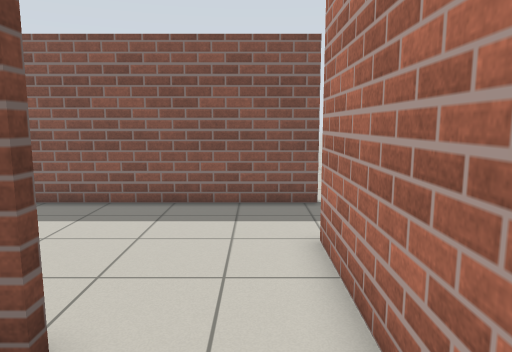
[1] (above)

18 first-person views from a walk through a Gazebo world. The camera is 1.2 m above the floor, tilts 8° down and sees 70° across. The floor is counted in squares, 0.5 m on a side. Each view is taken from the middle of a square. On the plan, view 1 faces up. The plan holds only what a view shows up to about 20 squares ahead; the rest is blank.

[2]
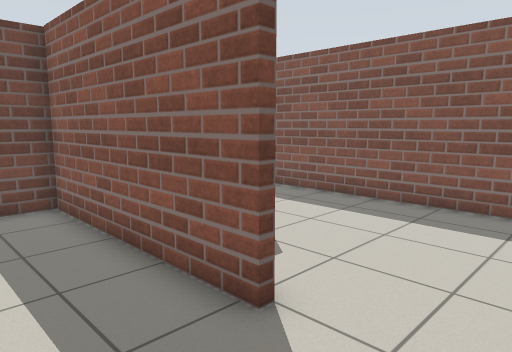

[3]
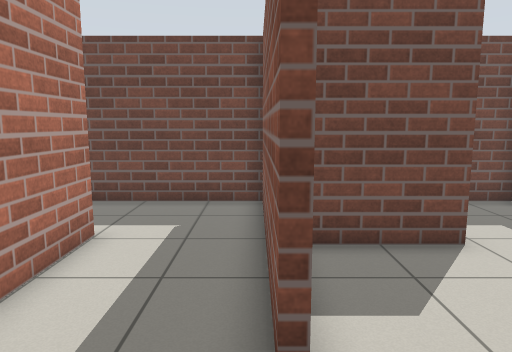

[4]
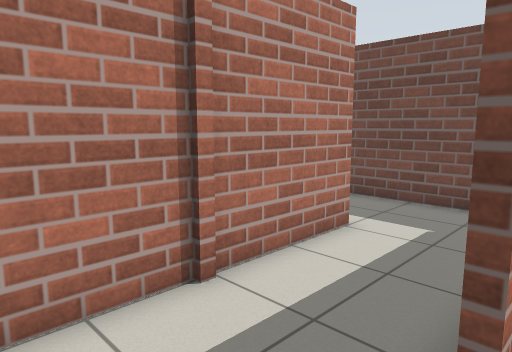

[5]
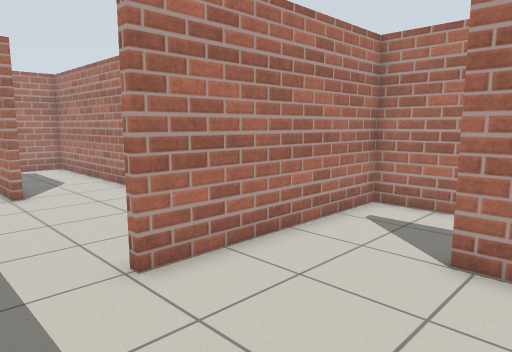

[6]
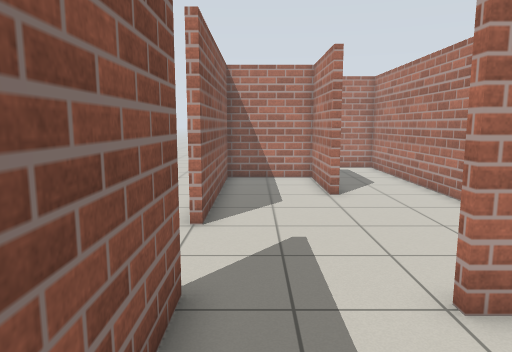

[7]
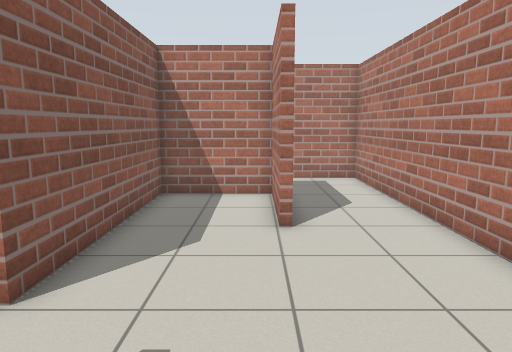

[8]
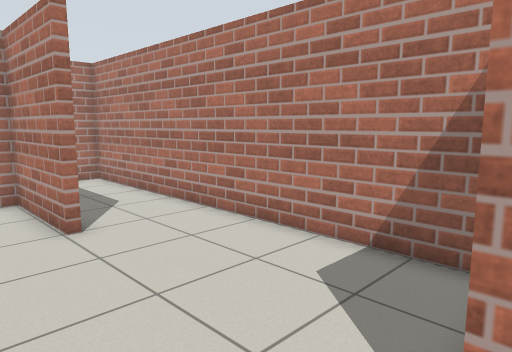

[9]
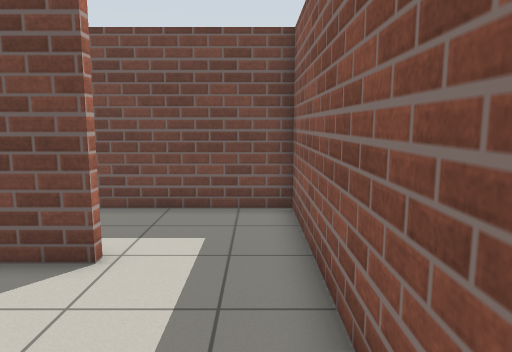

[10]
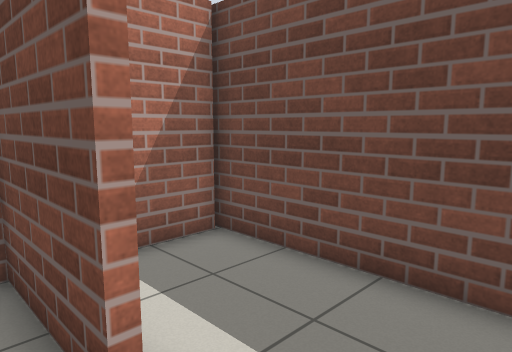

[11]
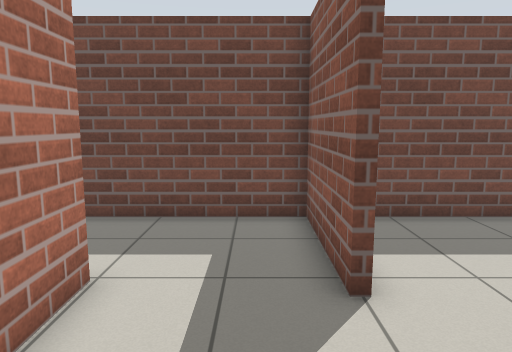

[12]
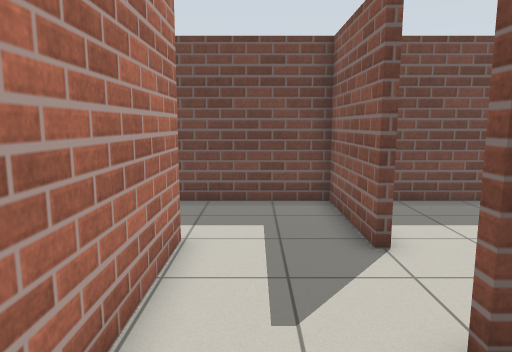

[13]
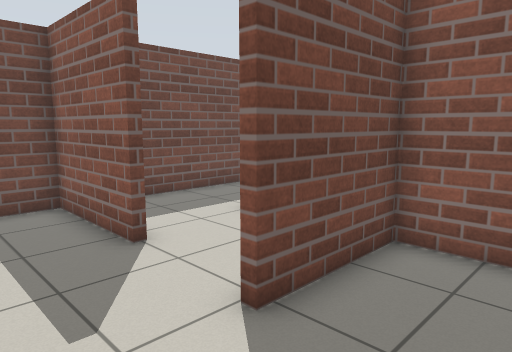

[14]
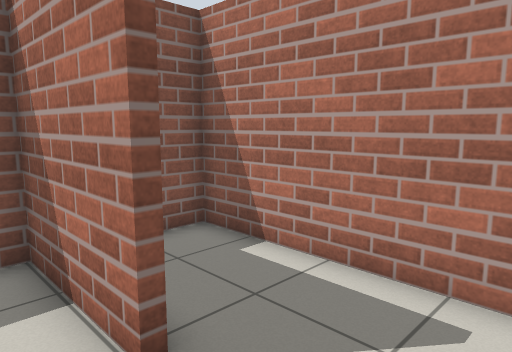

[15]
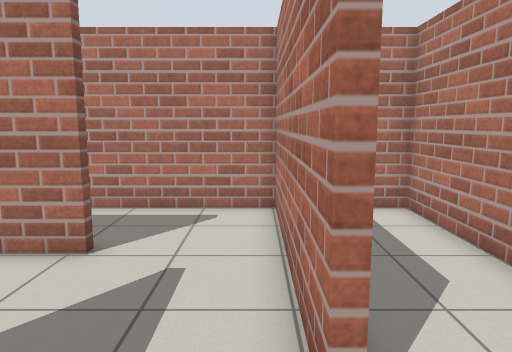

[16]
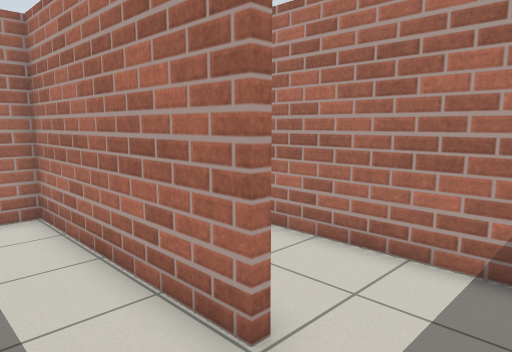

[17]
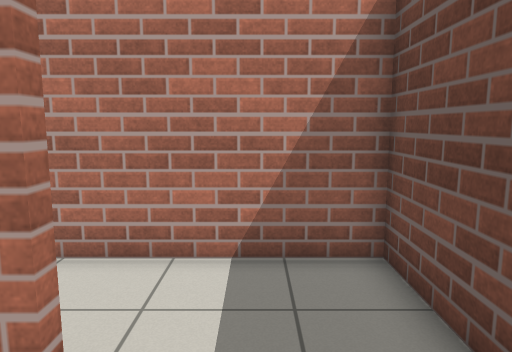

[18]
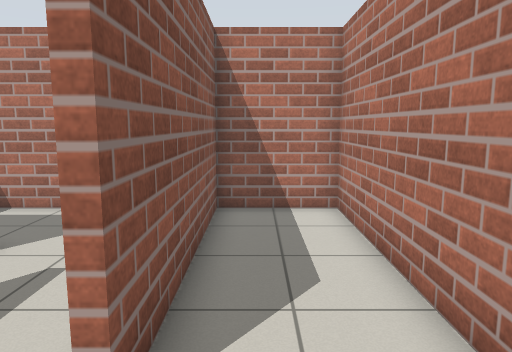

### Floor plan
Ten units are one square. View 1 is at (0, 0); x grows to the right and y downward. Boxes are objects, and circles mark ways between rooms. Rooms are numbered by the first view taken in them; rooms with no view inside come last. Other rooms are left out.
<svg viewBox="-108 -118 287 246">
<path fill="none" stroke="#000" d="M-24 5 13 5 13 -35M-21 -35 -21 -32 -102 -32M-68 5 -25 5M-103 -29 -103 5M-30 -35 -21 -35M-61 -74 -61 -35M13 -35 13 -74M20 -111 -54 -111M-24 86 13 86 13 8 -21 8 -21 49M-24 49 -24 5M-58 42 -58 47M-64 86 -24 86M-24 8 -30 8M-58 47 -103 47 -103 84M-103 84 -103 123 13 123 13 89 -64 89M93 -74 136 -74 136 -113 55 -113M25 -35 174 -35 174 -64M13 -74 18 -74M-65 -74 -61 -74M-102 -35 -81 -35M-54 -111 -103 -111 -103 -29M-103 5 -103 30"/>
<circle cx="-5" cy="-30" r="3" fill="#2a7"/>
<circle cx="-80" cy="10" r="3" fill="#2a7"/>
<circle cx="20" cy="-90" r="3" fill="#2a7"/>
<circle cx="-60" cy="-90" r="3" fill="#2a7"/>
<circle cx="-20" cy="65" r="3" fill="#2a7"/>
<circle cx="-60" cy="70" r="3" fill="#2a7"/>
<circle cx="-60" cy="30" r="3" fill="#2a7"/>
<circle cx="-80" cy="90" r="3" fill="#2a7"/>
<text x="-40" y="-10">1</text>
<text x="-20" y="-70">2</text>
<text x="0" y="50">3</text>
<text x="-40" y="50">4</text>
<text x="-80" y="70">5</text>
<text x="-40" y="110">6</text>
<text x="90" y="-70">7</text>
<text x="-80" y="-70">8</text>
<text x="-80" y="20">9</text>
</svg>
Room 1 opens to room 2. Room 1 opens to room 9. Room 2 opens to room 7. Room 2 opens to room 8. Room 3 opens to room 4. Room 4 opens to room 5. Room 4 opens to room 9. Room 5 opens to room 6.

Where each view was taken, in squares from view 1:
view 1: 0 up, 0 right, facing up
view 2: 0 up, 1 right, facing up-left
view 3: 3 up, 1 right, facing left
view 4: 4 up, 1 right, facing down-left
view 5: 10 up, 4 left, facing down-right
view 6: 10 up, 3 left, facing right
view 7: 8 up, 1 right, facing right
view 8: 10 up, 1 right, facing down-right
view 9: 10 up, 0 right, facing left
view 10: 10 up, 5 left, facing down-left
view 11: 6 down, 1 left, facing left
view 12: 7 down, 1 right, facing left
view 13: 8 down, 1 right, facing up-left
view 14: 8 down, 4 left, facing up-right
view 15: 8 down, 9 left, facing right
view 16: 6 down, 9 left, facing down-right
view 17: 6 down, 8 left, facing down
view 18: 10 down, 9 left, facing right
